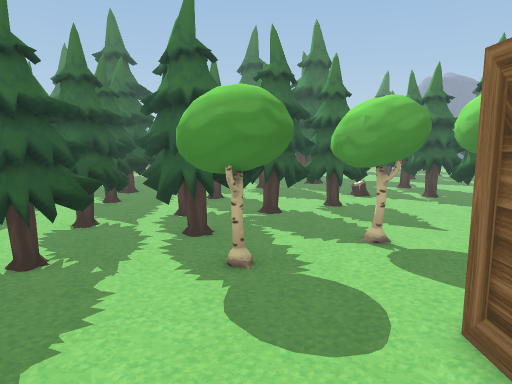
View 1 (above)

22 first-person views from a walk through a Unity game level. The camera is 1.4 m above the floor, tilts 8° down and sees 70° across. The floor is counted in squares, 0.5 m on a side. Each view is taken from the middle of a square. On the plan, view 1 faces up. The plan holds only what a view shows up to about 20 squares ahead; the rest is blank. The place goes on beyond the plan. The player character is not drawn.

View 2
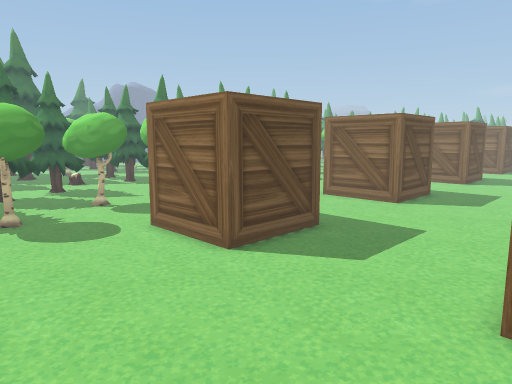

View 3
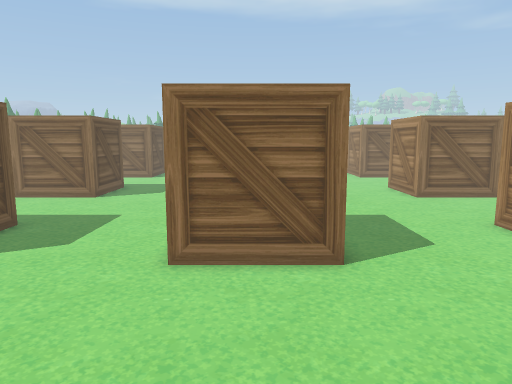

View 4
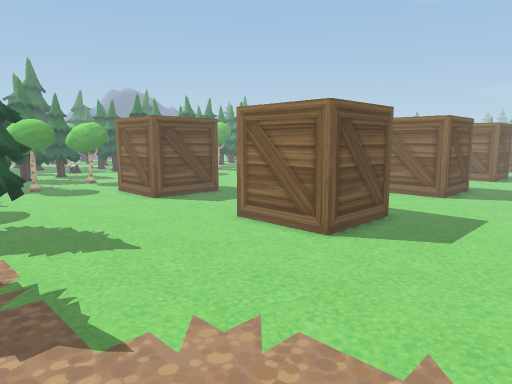

View 5
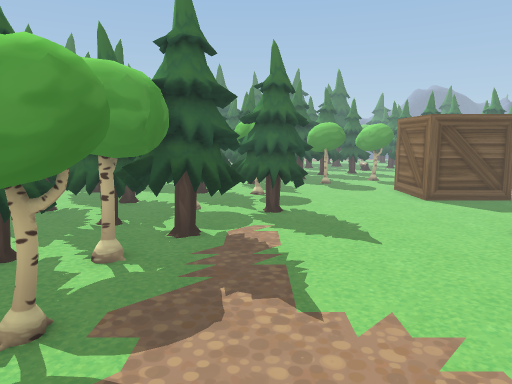

View 6
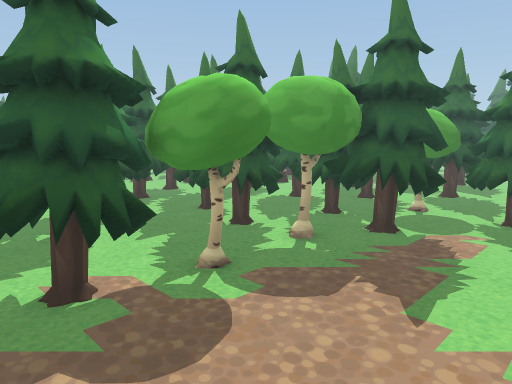

View 7
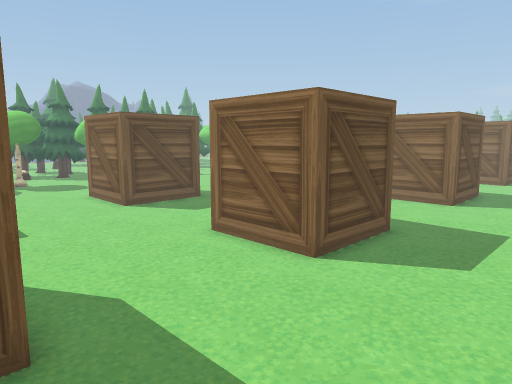

View 8
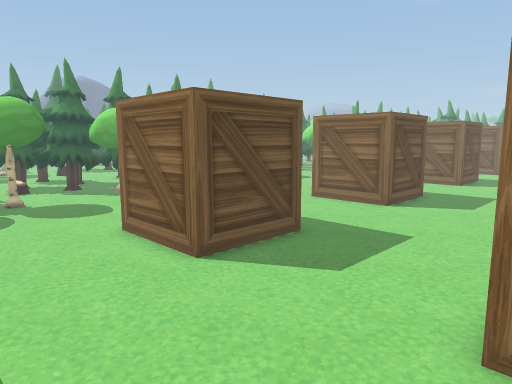

View 9
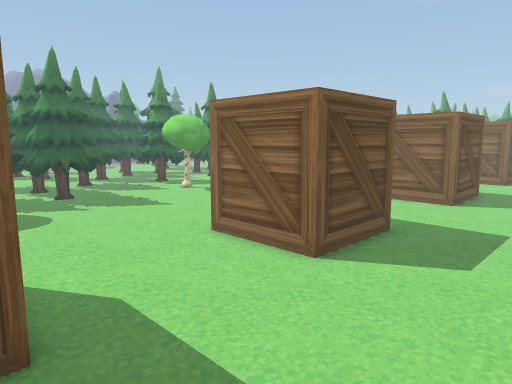

View 10
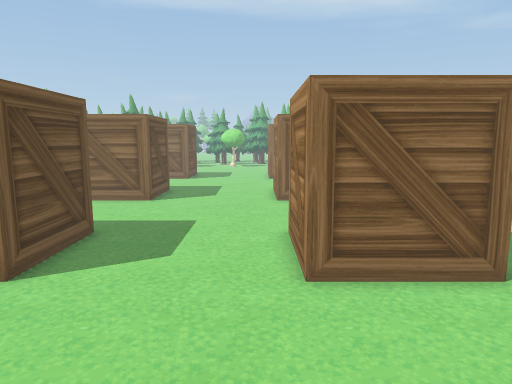

View 11
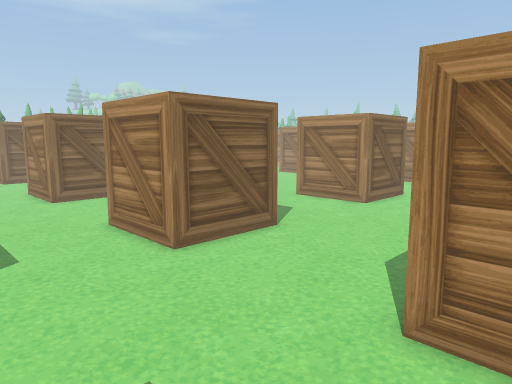

View 12
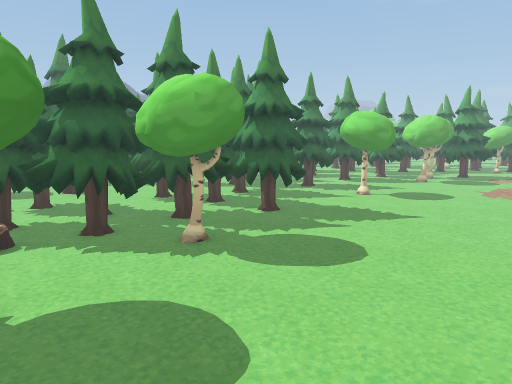

View 13
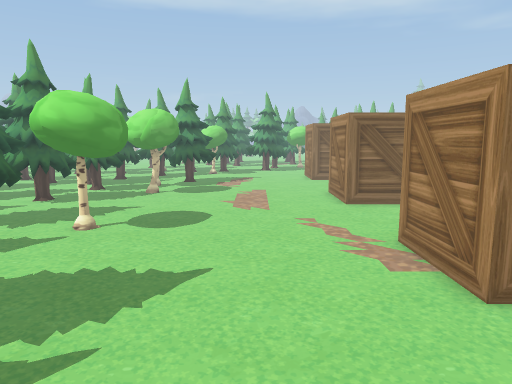

View 14
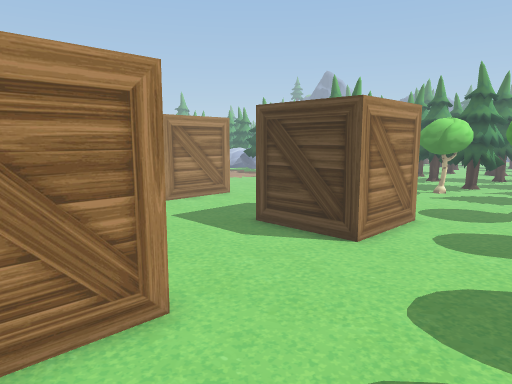

View 15
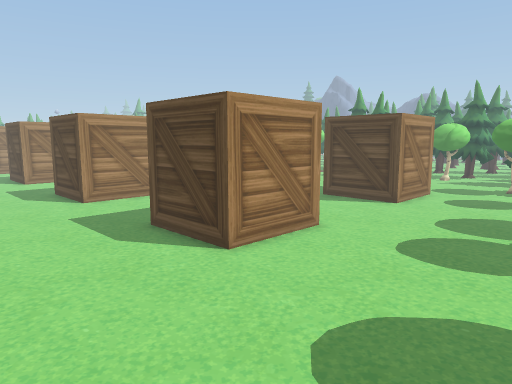

View 16
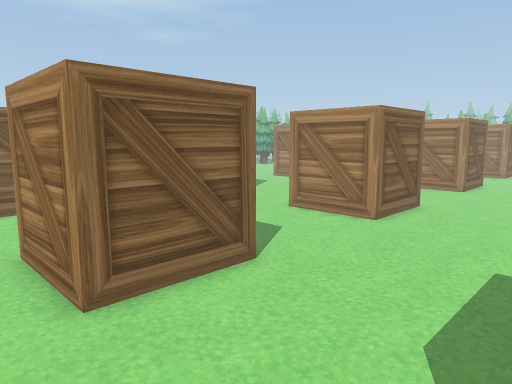

View 17
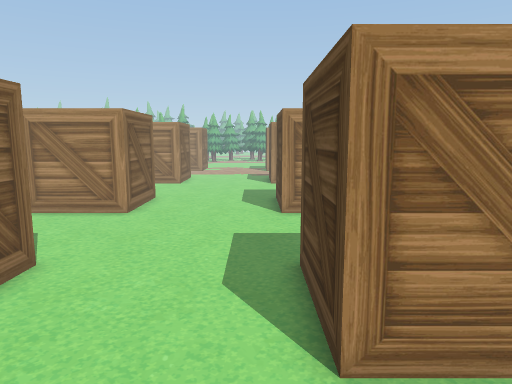

View 18
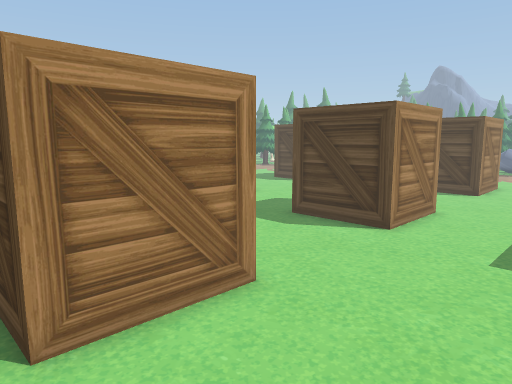

View 19
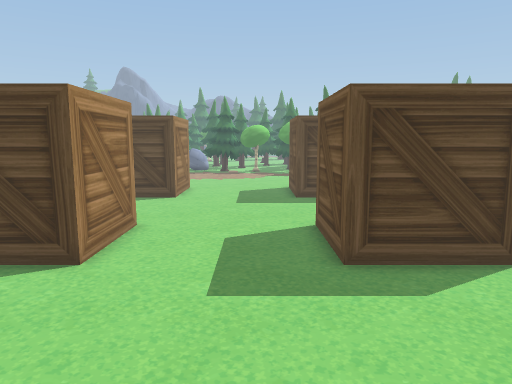

View 20
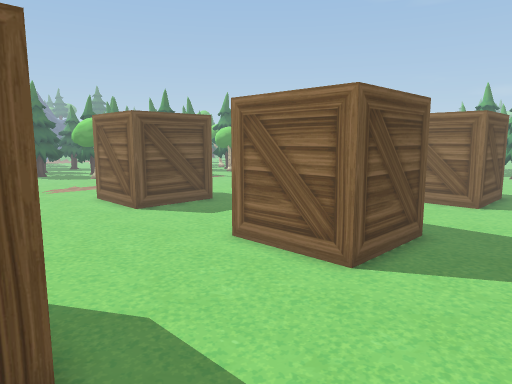

View 21
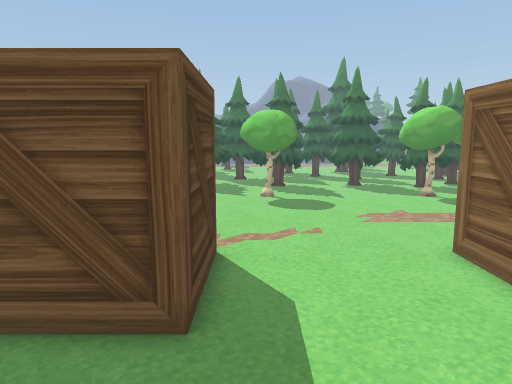

View 22
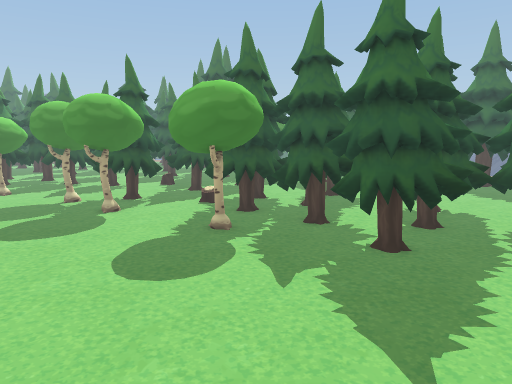

### Floor plan
Key: @ floor where view 1 was taken; # wall or solid block; x gap in a wall; . floor; T tree; H thing the floor can be seen under or through; B box.
Columns run from 11 left of view 1 to 38 right of it. Each row starts with its distance up from view 1.
 17     TTT          ..TTT..TTT TTTTTT......TT.....
 16     TTT      TTTT... T..TTTTTTTTTTT....# ......
 15       .      TTTT..TTT...TTT#TTTTTTT..### ....###
 14     ...TT  TTT.....TTTT .. ###..TTT...####....####
 13       TTT  TT.....##TT ##. ###.........##......##
 12      TTT    ......#######..###...................
 11      TTTTTTT.  H..#######........................
 10        .TTTT.HHH.................................
  9       TT.T   HHH.................................
  8       TT.##HH....................................
  7       TT..#H.....................................
  6    ..............................................
  5    TT.........BBBBB.....BBBBB.....BBBBB.....BBBBB
  4  .TTT ##......B   B.....B   B.....B   B.....B
  3  .TTT###......B   B.....B   B.....B   B.....B
  2    TT###......B   B.....B   B.....B   B.....B
  1 T  ...........BBBBB.....BBBBB.....BBBBB.....BBBBB.
  0 TT   .  ...@......................................
 -1    ##TT T.......................................
 -2     #TTTT.......................................
 -3   T.x.TT.........................................
 -4 TTTT T............................................
 -5 TTTTTTT.......BBBBB.....BBBBB.....BBBBB.....BBBBB.
 -6  T#TTT........B    .....B   B.....B   B.....B
 -7 TT###.........B    .....B   B.....B   B.....B
 -8 TT###.........B   B.....B   B.....B   B.....B
 -9 TT##..........BBBBB.....BBBBB.....BBBBB.....BBBBB.
-10    ##.............................................
-11    ##.............................................
-12   ###..........................................
-13   TTT..........................................
-14  TTTT..  .......................................
-15   TT..         BBBB.....BBBBB.....BBBBB.....BBBBB
-16       .  .        B.....B   B.....B   B.....B

Where each view was taken, in squares from view 1:
view 1: 0 up, 0 right, facing up
view 2: 6 down, 3 left, facing up-right
view 3: 7 down, 5 left, facing right
view 4: 15 down, 6 left, facing up-right
view 5: 16 down, 5 left, facing up
view 6: 16 down, 2 left, facing up-left
view 7: 14 down, 6 right, facing up-right
view 8: 6 down, 8 right, facing up-right
view 9: 4 down, 16 right, facing up-right
view 10: 4 down, 16 right, facing right
view 11: 0 up, 15 right, facing down-right
view 12: 5 up, 11 right, facing up-right
view 13: 9 up, 17 right, facing right
view 14: 10 up, 16 right, facing down-left
view 15: 12 up, 23 right, facing down-left
view 16: 7 up, 27 right, facing down-right
view 17: 1 down, 28 right, facing down
view 18: 10 down, 28 right, facing down-left
view 19: 11 down, 25 right, facing left
view 20: 13 down, 26 right, facing up-right
view 21: 4 down, 28 right, facing up
view 22: 6 up, 26 right, facing up-left
